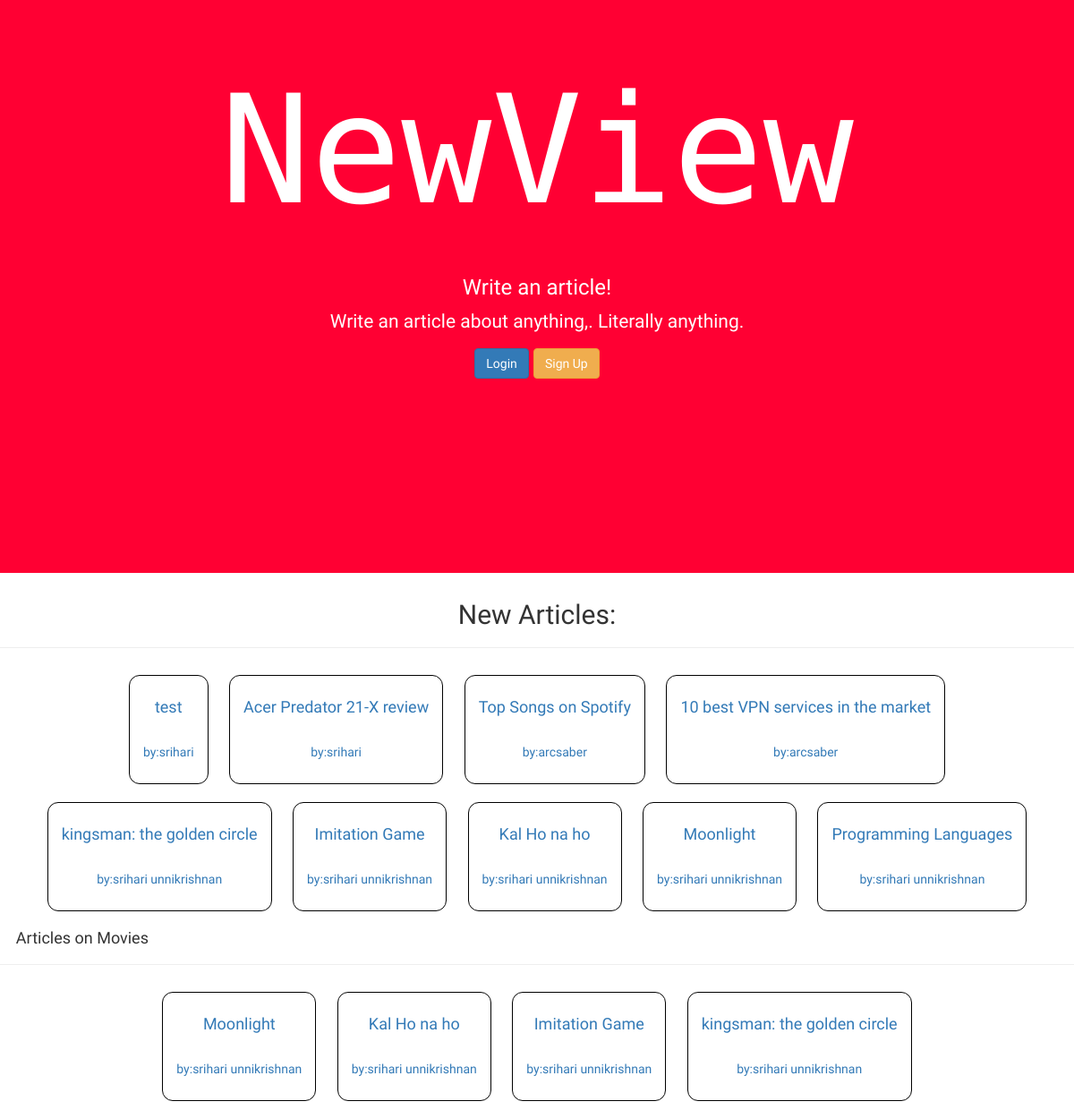
The page / on the database its author committed.
### WriteReview/models.py (models this page shows)
class Reviews(models.Model):
    Title=models.CharField(max_length=100)
    Body=models.TextField()
    Tag=models.CharField(max_length=5000)
    author=models.CharField(max_length=5000)
    views=models.IntegerField()
    published=models.DateField()
    genre=models.CharField(choices=GENRES,max_length=20,default='Others')
    def __str__(self):
        return self.Title

### WriteReview/views.py (the view)
# urls.py: url(r'^$',views.start,name="Index"),
def start(request):
    article=[i for i in models.Reviews.objects.all()][-9:]
    article.reverse()
    prev_recommendation=list(set(prev_recommendations))
    print(prev_recommendation)
    for i in prev_recommendation:
        models.Recommendation.objects.create(user=request.user.username,article=i)
        for y in models.Recommendation.objects.all():
            if models.Recommendation.objects.filter(article=i).count() >1:
                y.delete()
    movie=[]
    for i in models.Reviews.objects.all():
        key = i.pk
        if tags(key,"movie")==True or tags(key,"movies") == True or i.genre == "Movies":
            print(key)
            movie.append(i)
    print(movie)
    prev_recommendatioa=models.Recommendation.objects.all().filter(user=request.user.username)
    prev_recommendationsb.append(str(prev_recommendatioa))
    print("STUFF:"+str(prev_recommendations))
    context={"article":article,"previous":prev_recommendatioa,"movie":movie,"Prev_len":len(prev_recommendations)}
    return render(request,"WriteReview/index.html",context)

### WriteReview/views.py (called while the page is built)
def tags(pk,tag):
    obj=get_object_or_404(models.Reviews,pk=pk)
    tags=obj.Tag
    art_tags=tags
    art_tags_all=[]
    string=art_tags.split(',')
    for i in string:
        if i == tag:
            return True

### templates/WriteReview/index.html (shortened to what this page needs)
<!doctype html>
{% load crispy_forms_tags %}
<html>
        <link rel="stylesheet" href="https://maxcdn.bootstrapcdn.com/bootstrap/3.3.7/css/bootstrap.min.css">
    <head><title>Write a new Article</title>
    <link rel="stylesheet" href="https://maxcdn.bootstrapcdn.com/bootstrap/3.3.7/css/bootstrap.min.css">
    </head>
    <body>
        <div class="jumbotron text-center">
            <span style="font-size:1200%">NewView</span>
            <h3>Write an article!</h3>
            <p>Write an article about anything,{{ request.user.username }}. Literally anything. </p>
            {% if user.is_authenticated %}
            <p><a style="color:white" href="/art"><button type="button" class="btn btn-primary">Write an article</button></a>
               <a style="color:white" href={% url 'asignout' %}><button type="button" class="btn btn-warning">Sign Out</button></a>
               <a style="color:white" href={% url 'subscription' %}><button type="button" class="btn btn-success">From your Subscriptions</button></a>
            </p>
            {% else %}
            <p><a href="/login" style="color:white"><button class="btn btn-primary">Login</button></a>&nbsp<a href="/signup" style="color:white"><button class="btn btn-warning">Sign Up</button></a></p>
            {% endif %}
        </div>
        <div >
                <center>
                        <h2>New Articles:</h2>
                        <hr>
                           {% for i in article %}
                                <a href="/{{i.id}}"><div class="Article"><strong><h4>{{i}}</h4></strong><br><p>by:{{i.author}}</p></div></a>
                           {% endfor %}
                    </center>
     <h4>&nbsp &nbsp Articles on Movies</h4>
    <hr/>
    <center>
    {% for i in movie  %}
    <a href="/{{i.id}}"><div class="Article"><strong><h4>{{i}}</h4></strong><br><p>by:{{i.author}}</p></div></a>
    {% endfor %}
</center>
        </div>
    </body>
</html>

### templates/WriteReview/index.html (style rules this page uses)
body,html { width:100%; height:100%; font-family: 'Raleway', sans-serif !important; }
.jumbotron { background-color: #FF0033 !important; color:white; height:80%; }
span { font-family: 'Libre Barcode 39 Text', cursive !important; }
.Article { display: inline-block; padding: 15px; margin: 10px; border: 1px solid black ; transition: all .2s ease-in-out; border-radius: 12px; }

### rows shown on the page
Reviews: Title "test", author "srihari"
Reviews: Title "Acer Predator 21-X review", author "srihari"
Reviews: Title "Top Songs on Spotify", author "arcsaber"
Reviews: Title "10 best VPN services in the market", author "arcsaber"
Reviews: Title "kingsman: the golden circle", author "srihari unnikrishnan"
Reviews: Title "Imitation Game", author "srihari unnikrishnan"
Reviews: Title "Kal Ho na ho", author "srihari unnikrishnan"
Reviews: Title "Moonlight", author "srihari unnikrishnan"
Reviews: Title "Programming Languages", author "srihari unnikrishnan"
